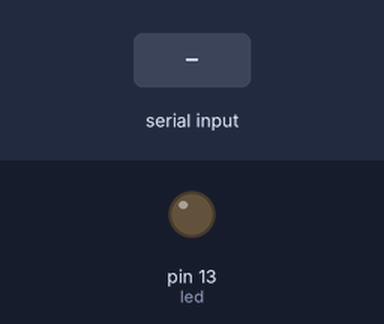
A sketch run on a simulated Arduino Uno, built with avr-gcc and run on an emulated ATmega328P. Shown: output pins drawn as LEDs (lit = HIGH). Inputs (shaded band) come from the test bench.

Above: at 1.2 s.
1.3 s: "1" received over the second serial link
At 2.2 s:
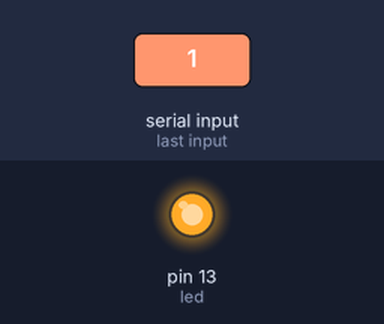
2.8 s: "0" received over the second serial link
At 3.3 s:
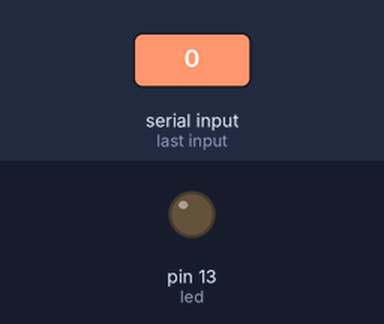
Timing chart, 0 to 5.8 s (numbered marks = the images above; inputs shaded):
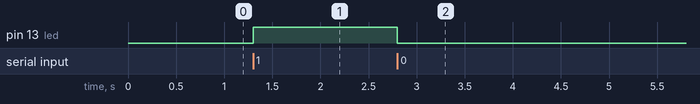

Measured:
- after the input at 1.3 s, pin 13 (led): LOW → HIGH at once
- after the input at 2.8 s, pin 13 (led): HIGH → LOW at once

The sketch:

Bluetooth_LED_Control_Arduino.ino
```cpp
#include <SoftwareSerial.h> // used to create SW based UART as arduino has only one HW UART

SoftwareSerial BT(2, 3); // RX, TX

int led = 13;

void setup() {
  pinMode(led, OUTPUT);

  Serial.begin(9600);
  BT.begin(9600);
}

void loop() {
  if (BT.available()) { // checks: is data coming from phone?
    char data = BT.read();

    if (data == '1') {
      digitalWrite(led, HIGH); // LED ON
    }
    else if (data == '0') {
      digitalWrite(led, LOW); // LED OFF
    }
  }
}
```
